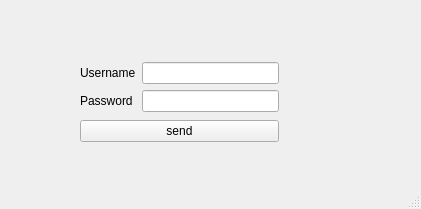
<?xml version="1.0" encoding="UTF-8"?>
<ui version="4.0">
 <class>MainWindow</class>
 <widget class="QMainWindow" name="MainWindow">
  <property name="geometry">
   <rect>
    <x>0</x>
    <y>0</y>
    <width>421</width>
    <height>209</height>
   </rect>
  </property>
  <property name="windowTitle">
   <string>MainWindow</string>
  </property>
  <widget class="QWidget" name="centralwidget">
   <widget class="QWidget" name="">
    <property name="geometry">
     <rect>
      <x>80</x>
      <y>60</y>
      <width>199</width>
      <height>85</height>
     </rect>
    </property>
    <layout class="QVBoxLayout" name="verticalLayout_3">
     <item>
      <layout class="QHBoxLayout" name="horizontalLayout">
       <item>
        <layout class="QVBoxLayout" name="verticalLayout_2">
         <item>
          <widget class="QLabel" name="usernameLabel">
           <property name="text">
            <string>Username</string>
           </property>
          </widget>
         </item>
         <item>
          <widget class="QLabel" name="passwordLabel">
           <property name="text">
            <string>Password</string>
           </property>
          </widget>
         </item>
        </layout>
       </item>
       <item>
        <layout class="QVBoxLayout" name="verticalLayout">
         <item>
          <widget class="QLineEdit" name="usernameLineEdit"/>
         </item>
         <item>
          <widget class="QLineEdit" name="passwordLineEdit"/>
         </item>
        </layout>
       </item>
      </layout>
     </item>
     <item>
      <widget class="QPushButton" name="sendPushButton">
       <property name="text">
        <string>send</string>
       </property>
      </widget>
     </item>
    </layout>
   </widget>
  </widget>
  <widget class="QMenuBar" name="menubar">
   <property name="geometry">
    <rect>
     <x>0</x>
     <y>0</y>
     <width>421</width>
     <height>20</height>
    </rect>
   </property>
  </widget>
  <widget class="QStatusBar" name="statusbar"/>
 </widget>
 <resources/>
 <connections/>
</ui>
